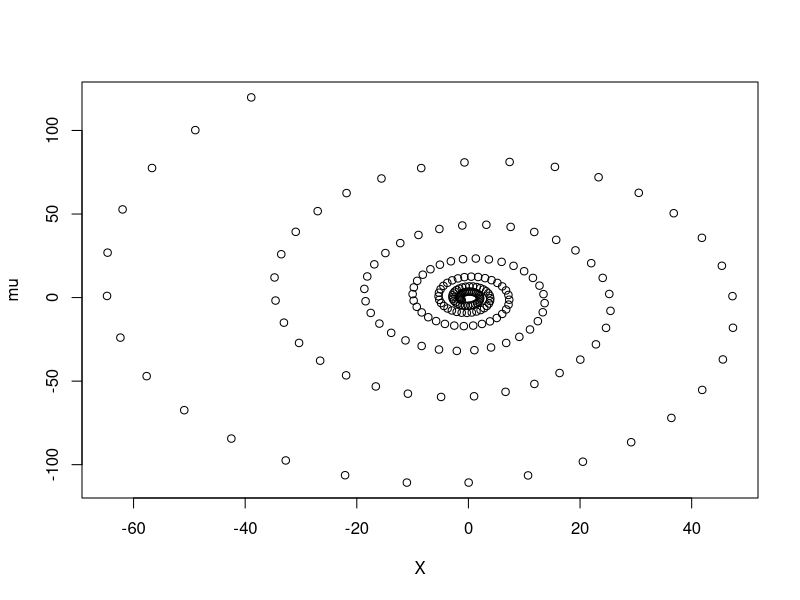
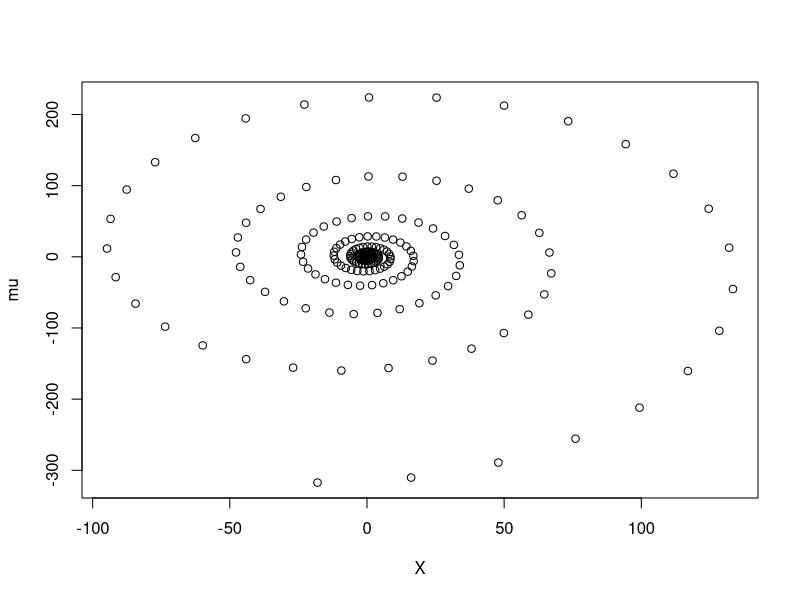
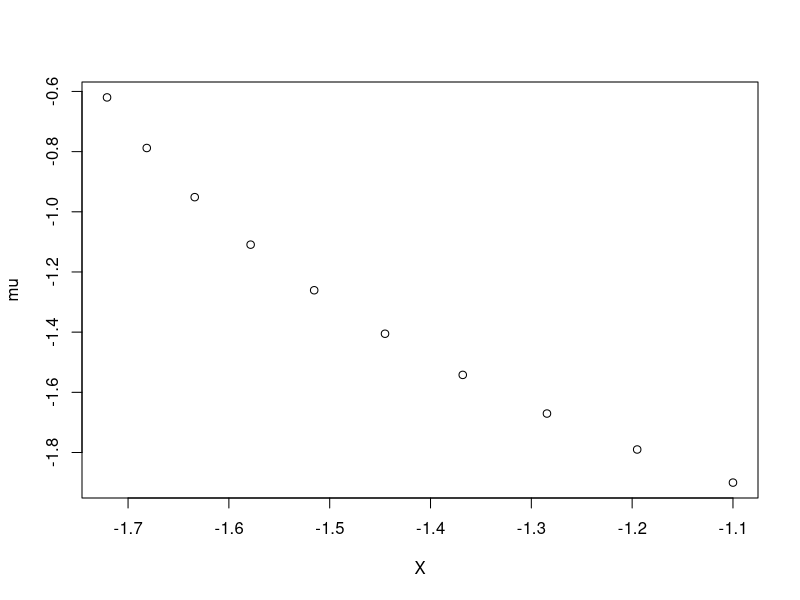
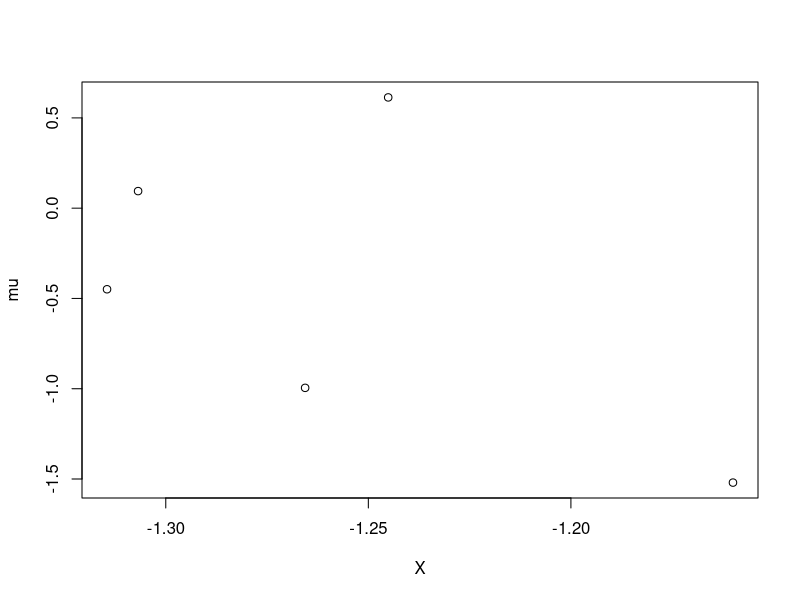
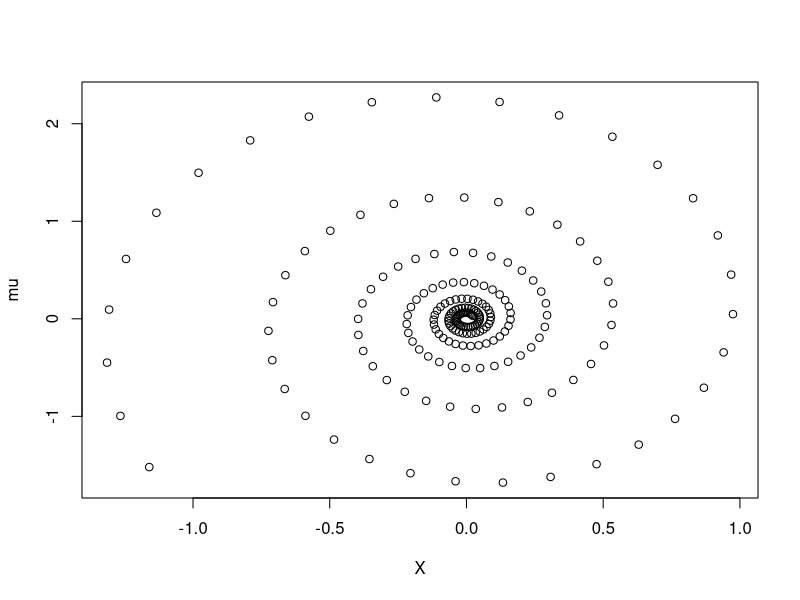
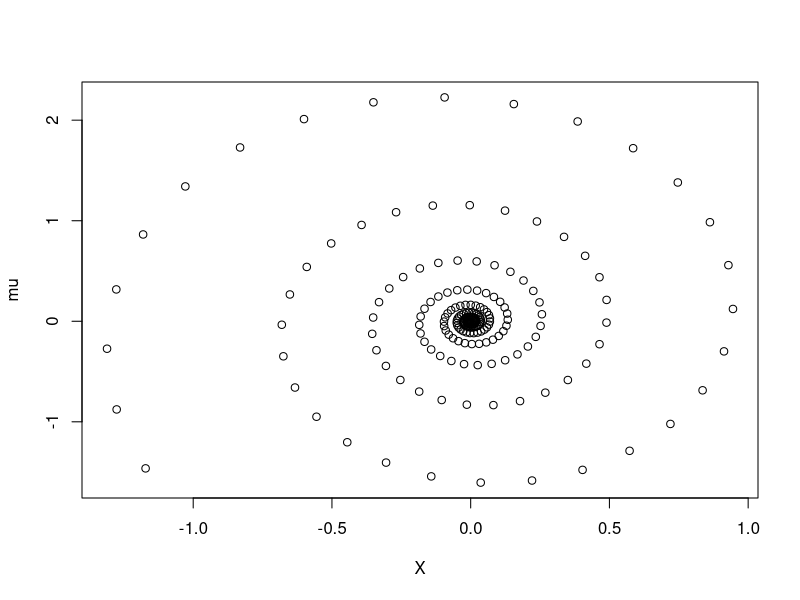
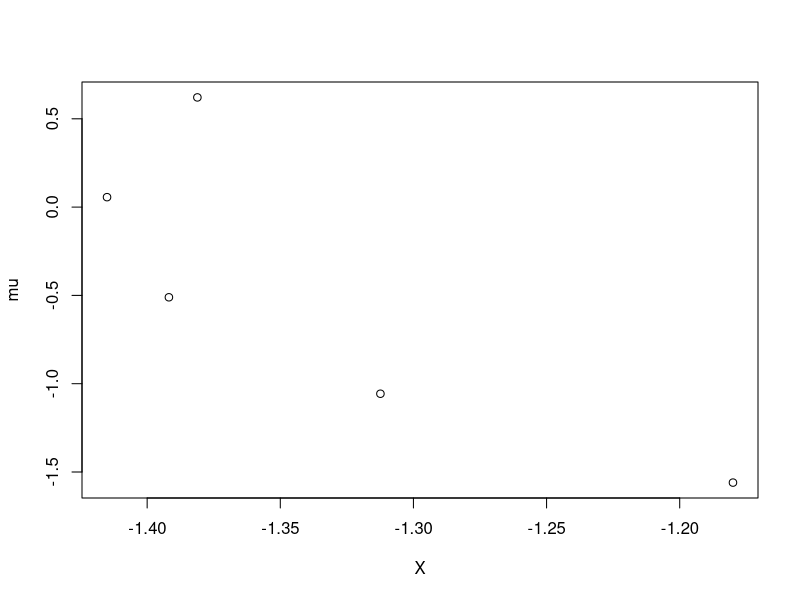
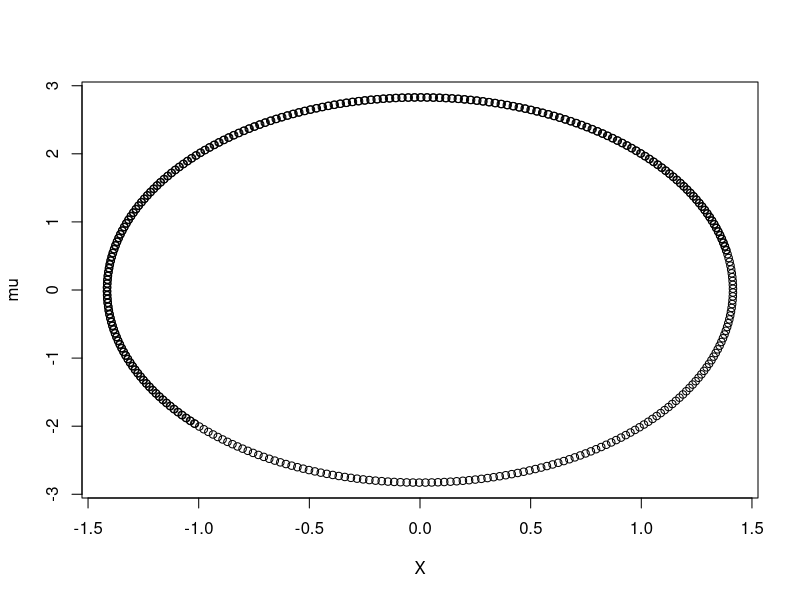

Recreate these plots in R, in order.
#forward
SHOeuler <- function(ini, k, m, g, beta, delta, n){
  inimat <- matrix(ini, nrow = 2, ncol=1)
  X = list()
  mu = list()
  for (x in 1:n) {
    xap <- inimat[2,]
    muap <- g -(k/m)*inimat[1,]-(beta/m)*inimat[2,]
    matp <- matrix(c(xap,muap),nrow = 2, ncol=1)
    akhir = inimat + delta*matp
    inimat <- akhir
    X = append(X,akhir[1,])
    mu = append(mu, akhir[2,])
  }
  cat('x:',akhir[1,])
  cat('mu:',akhir[2,])
  plot(X,mu)
}
SHOeuler(c(-1,-2),2,0.5,0,0,0.1,200)

SHOeuler(c(-1,-2),2,0.5,0,0,0.11,200)

SHOeuler(c(-1,-2),2,1,0,0,0.05,10)

#backward
SHObeuler <- function(ini, k, m, g, beta, delta, n){
  inimat <- matrix(ini, nrow = 2, ncol=1)
  X = list()
  mu = list()
  for (x in 1:n) {
    xap <- inimat[2,]
    muap <- g -(k/m)*inimat[1,]-(beta/m)*inimat[2,]
    matp <- matrix(c(xap,muap),nrow = 2, ncol=1)
    fakhir = inimat + delta*matp
    xap <- fakhir[2,]
    muap <- g -(k/m)*fakhir[1,]-(beta/m)*fakhir[2,]
    matp <- matrix(c(xap,muap),nrow = 2, ncol=1)
    akhir = inimat + delta*matp
    inimat <- akhir
    X = append(X,akhir[1,])
    mu = append(mu, akhir[2,])
  }
  cat('x:',akhir[1,])
  cat('mu:',akhir[2,])
  plot(X,mu)
}
SHObeuler(c(-1,-2),2,0.5,0,0,0.1,5)

SHObeuler(c(-1,-2),2,0.5,0,0,0.1,200)
SHObeuler(c(-1,-2),2,0.5,0,0,0.11,200)

#trapezoidal
SHOtrapez <- function(ini, k, m, g, beta, delta, n){
  inimat <- matrix(ini, nrow = 2, ncol=1)
  X = list()
  mu = list()
  for (x in 1:n) {
    xap <- inimat[2,]
    muap <- g -(k/m)*inimat[1,]-(beta/m)*inimat[2,]
    matp <- matrix(c(xap,muap),nrow = 2, ncol=1)
    fakhir = inimat + delta*matp
    xap <- fakhir[2,]
    muap <- g -(k/m)*fakhir[1,]-(beta/m)*fakhir[2,]
    matp <- matrix(c(xap,muap),nrow = 2, ncol=1)
    akhirb = inimat + delta*matp
    akhir = (fakhir+akhirb)/2
    inimat <- akhir
    X = append(X,akhir[1,])
    mu = append(mu, akhir[2,])
  }
  cat('x:',akhir[1,])
  cat('mu:',akhir[2,])
  plot(X,mu)
}
SHOtrapez(c(-1,-2),2,0.5,0,0,0.1,5)

SHOtrapez(c(-1,-2),2,0.5,0,0,0.01,500)

SHOtrapez(c(-1,-2),2,0.5,0,0,0.01,5000)

SHOtrapez(c(-1,-2),2,0.5,0,0,0.05,10)
